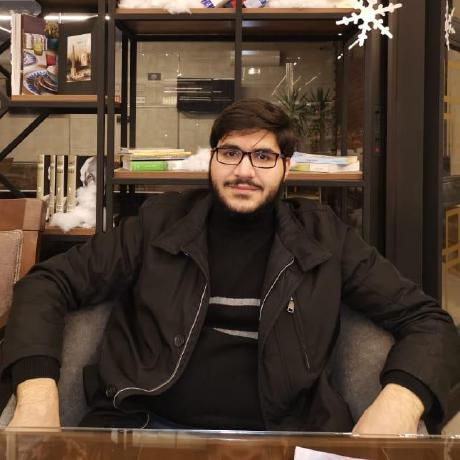
#> input picture man.jpg, 460 x 460 px
$ python face_detection.py
#> lines starting #> are read from the running program, lines starting #| are printed output that depends on the picture; after the words box and inside, x2 and y2 are one past the last pixel; in counts of white or black regions, pixels touching at a corner belong together
# Import OpenCV library
import cv2

# Load a cascade file for detecting faces
faceCascade = cv2.CascadeClassifier("haarcascade_frontalface_default.xml");

# Load image
image = cv2.imread("man.jpg")
#> image is the input picture: shape (460, 460, 3); mean B, G, R 51, 64.3, 81

# Convert into grayscale
gray = cv2.cvtColor(image, cv2.COLOR_BGR2GRAY)
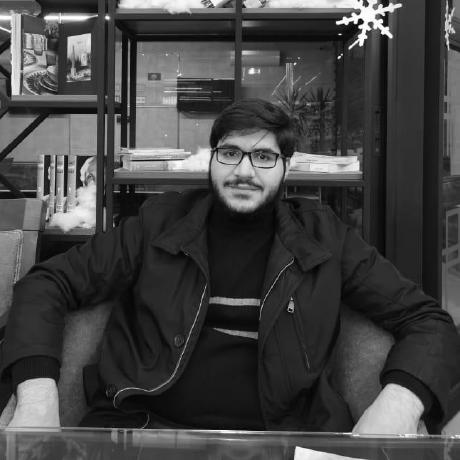
#> gray: shape (460, 460); min 0, max 255, mean 67.8

# Look for faces in the image using the loaded cascade file
faces = faceCascade.detectMultiScale(gray, 1.2, 5)
#> faces = [[201, 122, 88, 88]]
for (x,y,w,h) in faces:
        # Create rectangle around faces
    cv2.rectangle(image,(x,y),(x+w,y+h),(0,255,0),3)
#> this loop made 1 pass
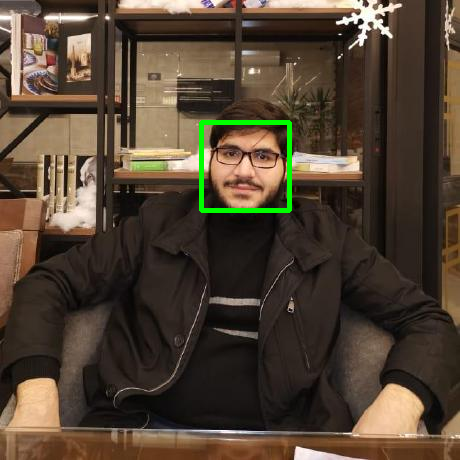
#> image: shape (460, 460, 3); 0.83% of pixels changed, all inside (x1, y1, x2, y2) = (199, 120, 292, 213)

# Create the resizeable window
cv2.namedWindow('Man', cv2.WINDOW_NORMAL)

# Display the image
cv2.imshow('Man', image)

# Wait until we get a key
k=cv2.waitKey(0)
#> (key Esc is pressed here)

# If pressed key is 's'
if k == ord('s'):
    # Save the image
    cv2.imwrite('facesdetected.jpg', image)
    # Destroy all windows
    cv2.destroyAllWindows()
# If pressed key is ESC
elif k == 27:
    # Destroy all windows
    cv2.destroyAllWindows()
